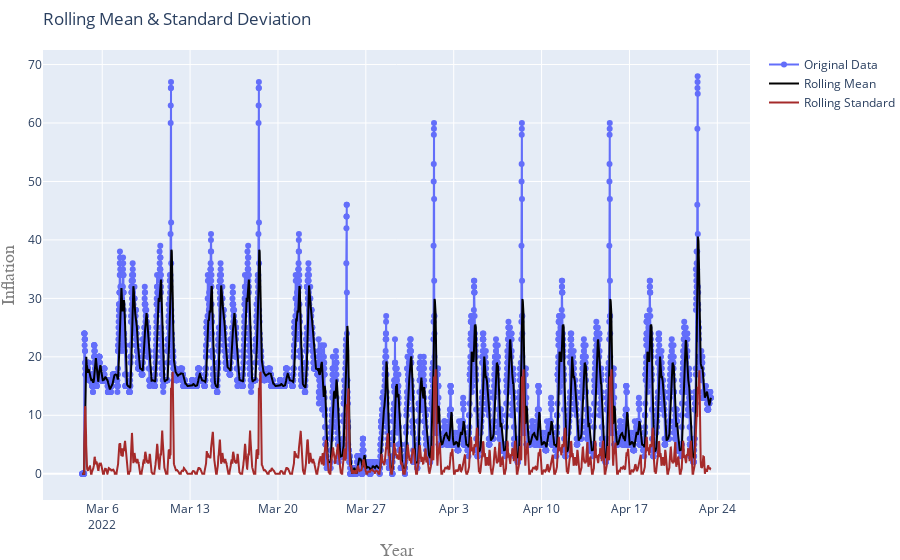

The notebook cell this image was saved under:
### Code cell
TestStationaryPlot(train["Zasedenost"])

### Figure 1 — Plotly figure (JSON) as saved in the notebook; plotly's stock layout.template omitted (floating-point values rounded to 4 significant figures; data arrays with more than 128 entries replaced by an {"elided": "..."} marker saying what was removed)
{"data": [{"mode": "lines+markers", "name": "Original Data", "type": "scatter", "x": {"elided": "9619 str values"}, "y": {"elided": "7214 int values"}}, {"line": {"color": "black", "width": 2}, "mode": "lines", "name": "Rolling Mean", "type": "scatter", "x": {"elided": "9619 str values"}, "y": {"elided": "7214 float values"}}, {"line": {"color": "brown", "width": 2}, "mode": "lines", "name": "Rolling Standard", "type": "scatter", "x": {"elided": "9619 str values"}, "y": {"elided": "7214 float values"}}], "layout": {"margin": {"b": 50, "l": 10, "r": 0, "t": 50}, "title": {"text": "Rolling Mean & Standard Deviation", "x": 0, "xref": "paper"}, "xaxis": {"title": {"font": {"color": "#7f7f7f", "family": "Courier New, monospace", "size": 18}, "text": "Year"}}, "yaxis": {"title": {"font": {"color": "#7f7f7f", "family": "Courier New, monospace", "size": 18}, "text": "Inflation"}}}}
